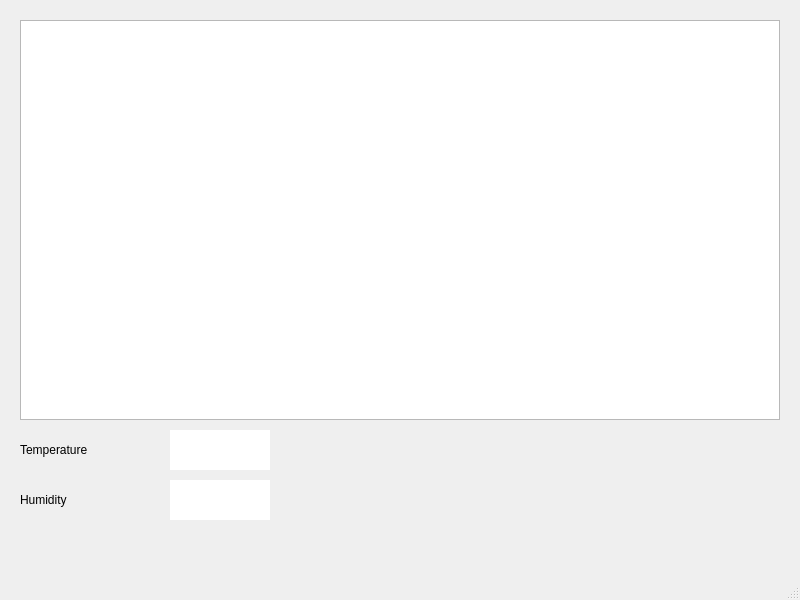
<?xml version="1.0" encoding="UTF-8"?>
<ui version="4.0">
 <class>MainWindow</class>
 <widget class="QMainWindow" name="MainWindow">
  <property name="geometry">
   <rect>
    <x>0</x>
    <y>0</y>
    <width>800</width>
    <height>600</height>
   </rect>
  </property>
  <property name="windowTitle">
   <string>MainWindow</string>
  </property>
  <widget class="QWidget" name="centralwidget">
   <widget class="PlotWidget" name="graphicsView">
    <property name="geometry">
     <rect>
      <x>20</x>
      <y>20</y>
      <width>760</width>
      <height>400</height>
     </rect>
    </property>
   </widget>
   <widget class="QLabel" name="label_temp">
    <property name="geometry">
     <rect>
      <x>20</x>
      <y>430</y>
      <width>150</width>
      <height>40</height>
     </rect>
    </property>
    <property name="styleSheet">
     <string notr="true">font: 12pt &quot;Arial&quot;;</string>
    </property>
    <property name="text">
     <string>Temperature</string>
    </property>
   </widget>
   <widget class="QLabel" name="value_temp">
    <property name="geometry">
     <rect>
      <x>170</x>
      <y>430</y>
      <width>100</width>
      <height>40</height>
     </rect>
    </property>
    <property name="styleSheet">
     <string notr="true">font: 12pt &quot;Arial&quot;;
background-color: rgb(255, 255, 255);</string>
    </property>
    <property name="text">
     <string/>
    </property>
   </widget>
   <widget class="QLabel" name="label_humi">
    <property name="geometry">
     <rect>
      <x>20</x>
      <y>480</y>
      <width>150</width>
      <height>40</height>
     </rect>
    </property>
    <property name="styleSheet">
     <string notr="true">font: 12pt &quot;Arial&quot;;</string>
    </property>
    <property name="text">
     <string>Humidity</string>
    </property>
   </widget>
   <widget class="QLabel" name="value_humi">
    <property name="geometry">
     <rect>
      <x>170</x>
      <y>480</y>
      <width>100</width>
      <height>40</height>
     </rect>
    </property>
    <property name="styleSheet">
     <string notr="true">font: 12pt &quot;Arial&quot;;
background-color: rgb(255, 255, 255);</string>
    </property>
    <property name="text">
     <string/>
    </property>
   </widget>
  </widget>
  <widget class="QMenuBar" name="menubar">
   <property name="geometry">
    <rect>
     <x>0</x>
     <y>0</y>
     <width>800</width>
     <height>26</height>
    </rect>
   </property>
  </widget>
  <widget class="QStatusBar" name="statusbar"/>
 </widget>
 <customwidgets>
  <customwidget>
   <class>PlotWidget</class>
   <extends>QGraphicsView</extends>
   <header>pyqtgraph</header>
  </customwidget>
 </customwidgets>
 <resources/>
 <connections/>
</ui>
